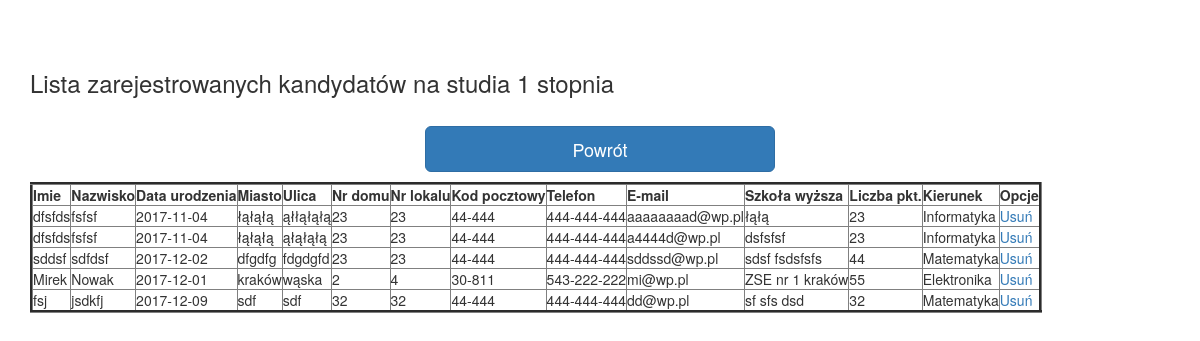
Page /list1.php (signed in) on the committed database.
### tables this page shows
CREATE TABLE `candidates` (
  `id` int(11) NOT NULL,
  `name` text NOT NULL,
  `surname` text NOT NULL,
  `pass` text NOT NULL,
  `date_of_birth` date NOT NULL,
  `city` text NOT NULL,
  `street` text NOT NULL,
  `no_house` varchar(6) NOT NULL,
  `no_premises` varchar(6) NOT NULL,
  `postal_code` varchar(6) NOT NULL,
  `telephone` varchar(11) NOT NULL,
  `e_mail` text NOT NULL,
  `high_school` text NOT NULL,
  `amount_of_points` int(11) NOT NULL,
  `field_of_study` text NOT NULL
);

### src/list1.php (the view, shortened to what this page needs)
<!DOCTYPE html>
<html lang="pl">
  <head>
    <link href="bootstrap-3.3.7/css/bootstrap.min.css" rel="stylesheet"/>
  </head>
  <body>
    <div class="container">
      <h3>Lista zarejestrowanych kandydatów na studia 1 stopnia</h3>
        <p><div class=" col-md-offset-4 col-md-4 col-md-offset-4 col-sm-offset-4 col-sm-4 col-sm-offset-4 col-lg-offset-4 col-lg-4 col-lg-offset-4 col-xl-offset-4 col-xl-4 col-xl-offset-4">
        <p><h1><a href="bpanel.php" class="btn btn-primary btn-lg btn-block" style="text-align: center;position:relative;">Powrót</a></h1></p>
        </div></p>
    <?php
      include ('base_pdo.php');
      $dane= $pdo->query( "SELECT * FROM candidates where field_of_study='Informatyka'or field_of_study='Elektronika' or field_of_study='Matematyka' " );
          echo '<table border=3>';
          echo '<tr>';
              echo '<th>Imie</th>';
              echo '<th>Nazwisko</th>';
              echo '<th>Data urodzenia</th>';
              echo '<th>Miasto</th>';
              echo '<th>Ulica</th>';
              echo '<th>Nr domu</th>';
              echo '<th>Nr lokalu</th>';
              echo '<th>Kod pocztowy</th>';
              echo '<th>Telefon</th>';
              echo '<th>E-mail</th>';
              echo '<th>Szkoła wyższa</th>';
              echo '<th>Liczba pkt.</th>';
              echo '<th>Kierunek</th>';
              echo '<th>Opcje</th>';
          echo '</tr>';
        foreach($dane->fetchAll() as $value) {
          echo "<tr>";
              echo "<td>".$value['name']."</td>";
              echo "<td>".$value['surname']."</td>";
              echo "<td>".$value['date_of_birth']."</td>";
              echo "<td>".$value['city']."</td>";
              echo "<td>".$value['street']."</td>";
              echo "<td>".$value['no_house']."</td>";
              echo "<td>".$value['no_premises']."</td>";
              echo "<td>".$value['postal_code']."</td>";
              echo "<td>".$value['telephone']."</td>";
              echo "<td>".$value['e_mail']."</td>";
              echo "<td>".$value['high_school']."</td>";
              echo "<td>".$value['amount_of_points']."</td>";
              echo "<td>".$value['field_of_study']."</td>";
              echo '<td><a href="delete1.php?id='.$value['id'].'">Usuń</a></td>';
          echo "</tr>";
        }
      echo "</table>";
    ?>
    </div>
  </body>
</html>

### rows in the picture
candidates: name "dfsfds", surname "fsfsf", date_of_birth "2017-11-04", city "łąłąłą", street "ąłłąłąłą", no_house "23", no_premises "23", postal_code "44-444", telephone "444-444-444", e_mail "aaaaaaaad@wp.pl", high_school "łąłą", amount_of_points "23", field_of_study "Informatyka"
candidates: name "dfsfds", surname "fsfsf", date_of_birth "2017-11-04", city "łąłąłą", street "ąłąłąłą", no_house "23", no_premises "23", postal_code "44-444", telephone "444-444-444", e_mail "a4444d@wp.pl", high_school "dsfsfsf", amount_of_points "23", field_of_study "Informatyka"
candidates: name "sddsf", surname "sdfdsf", date_of_birth "2017-12-02", city "dfgdfg", street "fdgdgfd", no_house "23", no_premises "23", postal_code "44-444", telephone "444-444-444", e_mail "sddssd@wp.pl", high_school "sdsf fsdsfsfs", amount_of_points "44", field_of_study "Matematyka"
candidates: name "Mirek", surname "Nowak", date_of_birth "2017-12-01", city "kraków", street "wąska", no_house "2", no_premises "4", postal_code "30-811", telephone "543-222-222", e_mail "mi@wp.pl", high_school "ZSE nr 1 kraków", amount_of_points "55", field_of_study "Elektronika"
candidates: name "fsj", surname "jsdkfj", date_of_birth "2017-12-09", city "sdf", street "sdf", no_house "32", no_premises "32", postal_code "44-444", telephone "444-444-444", e_mail "dd@wp.pl", high_school "sf sfs dsd", amount_of_points "32", field_of_study "Matematyka"
